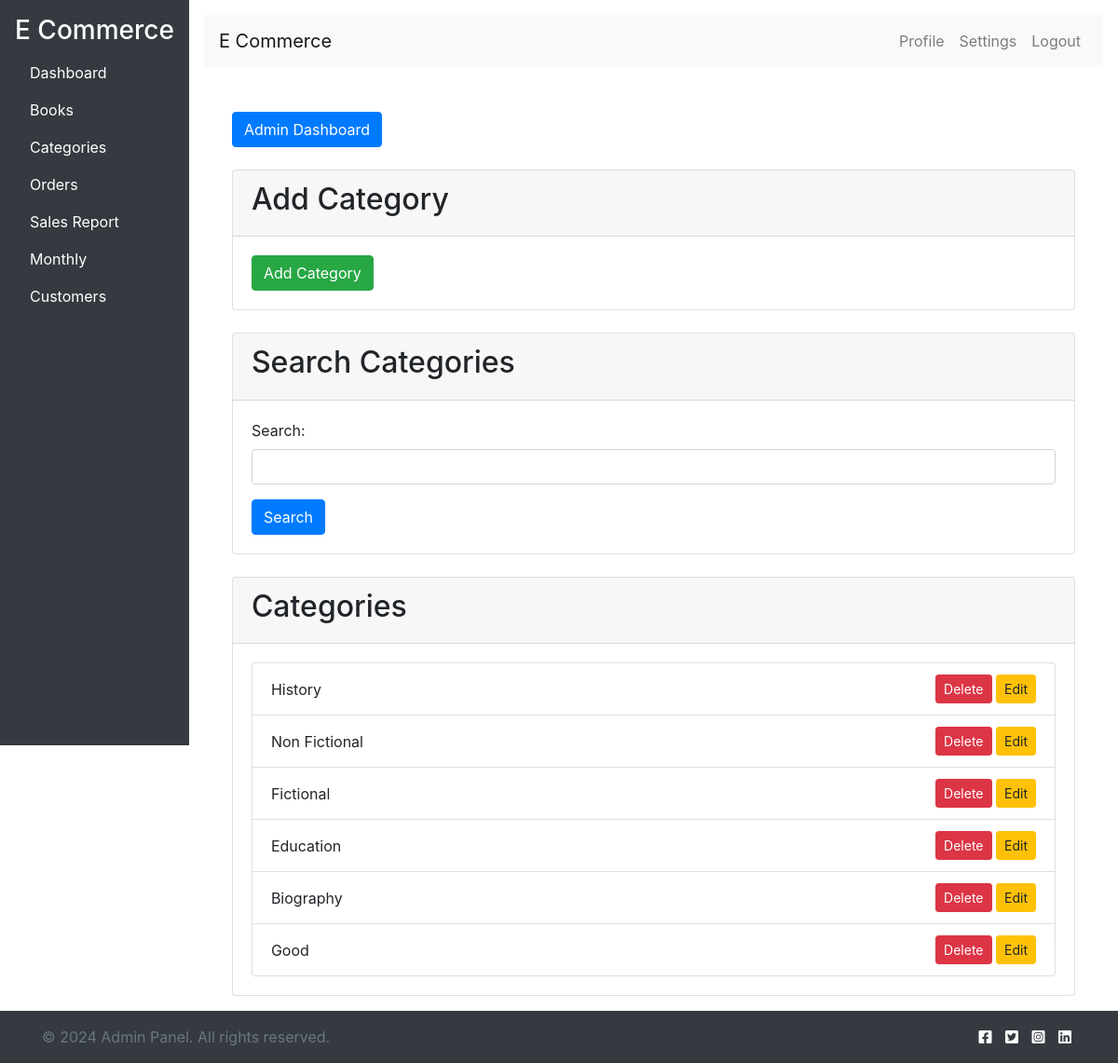
Screenshot of /admin_category_list/ with the database file from the repository.
### bookstore/models.py (models this page shows)
class Category(models.Model):
    name = models.CharField(max_length=100)

### bookstore/views.py (the view)
# urls.py: path('admin_category_list/', views.CategoryListView.as_view(), name='admin_category_list'),
class CategoryListView(TemplateView):
    template_name = 'category_list.html'
    def get(self, request):
        search_query = request.GET.get('search', '')
        if search_query:
            categories = Category.objects.filter(name__icontains=search_query)
        else:
            categories = Category.objects.all()
        return render(request, self.template_name, {'categories': categories, 'search_query': search_query})

### templates/category_list.html (shortened to what this page needs)
{% extends 'admin_base.html' %}
{% block body %}
<body>
    <div class="container mt-5">
        <nav class="mb-4">
            <button class="btn btn-primary" onclick="window.location.href='{% url 'admin_home' %}'">Admin Dashboard</button>
        </nav>
        <div class="card mb-4">
            <div class="card-header">
                <h2>Add Category</h2>
            </div>
            <div class="card-body">
                <a class="btn btn-success" href="{% url 'admin_add_category' %}">Add Category</a>
            </div>
        </div>
        <div class="card mb-4">
            <div class="card-header">
                <h2>Search Categories</h2>
            </div>
            <div class="card-body">
                <form method="get" action="{% url 'admin_category_list' %}">
                    <div class="form-group">
                        <label for="search">Search:</label>
                        <input type="text" class="form-control" id="search" name="search" value="{{ request.GET.search }}">
                    </div>
                    <button type="submit" class="btn btn-primary">Search</button>
                </form>
            </div>
        </div>
        <div class="card">
            <div class="card-header">
                <h2>Categories</h2>
            </div>
            <div class="card-body">
                <ul class="list-group">
                    {% for category in categories %}
                        <li class="list-group-item d-flex justify-content-between align-items-center">
                            {{ category.name }}
                            <div>
                                <form method="post" action="{% url 'admin_delete_category' category.id %}" class="d-inline">
                                    <button type="submit" class="btn btn-danger btn-sm">Delete</button>
                                </form>
                                <a href="{% url 'admin_edit_category' category.id %}" class="btn btn-warning btn-sm">Edit</a>
                            </div>
                        </li>
                    {% endfor %}
                </ul>
            </div>
        </div>
    </div>
</body>
{% endblock %}

### rows the page displays
Category: name "History"
Category: name "Non Fictional"
Category: name "Fictional"
Category: name "Education"
Category: name "Biography"
Category: name "Good"
